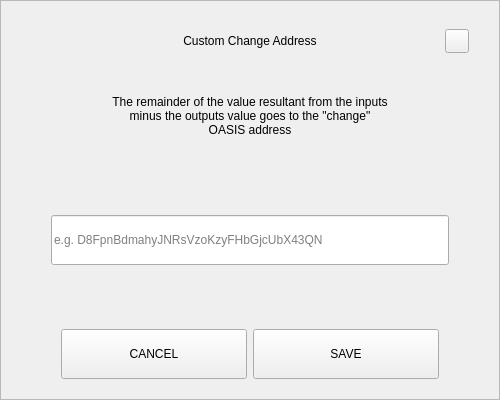
<?xml version="1.0" encoding="UTF-8"?>
<ui version="4.0">
 <class>SendChangeAddressDialog</class>
 <widget class="QDialog" name="SendChangeAddressDialog">
  <property name="geometry">
   <rect>
    <x>0</x>
    <y>0</y>
    <width>500</width>
    <height>400</height>
   </rect>
  </property>
  <property name="windowTitle">
   <string notr="true">N/A</string>
  </property>
  <layout class="QVBoxLayout" name="verticalLayout">
   <property name="spacing">
    <number>0</number>
   </property>
   <property name="leftMargin">
    <number>0</number>
   </property>
   <property name="topMargin">
    <number>0</number>
   </property>
   <property name="rightMargin">
    <number>0</number>
   </property>
   <property name="bottomMargin">
    <number>0</number>
   </property>
   <item>
    <widget class="QFrame" name="frame">
     <property name="styleSheet">
      <string notr="true"/>
     </property>
     <property name="frameShape">
      <enum>QFrame::StyledPanel</enum>
     </property>
     <property name="frameShadow">
      <enum>QFrame::Raised</enum>
     </property>
     <layout class="QVBoxLayout" name="verticalLayout_2" stretch="0,0,0,0,0,0,0">
      <property name="spacing">
       <number>0</number>
      </property>
      <property name="leftMargin">
       <number>30</number>
      </property>
      <property name="topMargin">
       <number>20</number>
      </property>
      <property name="rightMargin">
       <number>30</number>
      </property>
      <property name="bottomMargin">
       <number>20</number>
      </property>
      <item>
       <layout class="QHBoxLayout" name="horizontalLayout_3">
        <property name="spacing">
         <number>0</number>
        </property>
        <item>
         <spacer name="horizontalSpacer_2">
          <property name="orientation">
           <enum>Qt::Horizontal</enum>
          </property>
          <property name="sizeHint" stdset="0">
           <size>
            <width>40</width>
            <height>20</height>
           </size>
          </property>
         </spacer>
        </item>
        <item>
         <widget class="QLabel" name="labelTitle">
          <property name="minimumSize">
           <size>
            <width>0</width>
            <height>40</height>
           </size>
          </property>
          <property name="maximumSize">
           <size>
            <width>16777215</width>
            <height>40</height>
           </size>
          </property>
          <property name="styleSheet">
           <string notr="true">padding-left:24px;</string>
          </property>
          <property name="text">
           <string>Custom Change Address</string>
          </property>
          <property name="alignment">
           <set>Qt::AlignCenter</set>
          </property>
          <property name="margin">
           <number>7</number>
          </property>
         </widget>
        </item>
        <item>
         <spacer name="horizontalSpacer">
          <property name="orientation">
           <enum>Qt::Horizontal</enum>
          </property>
          <property name="sizeHint" stdset="0">
           <size>
            <width>40</width>
            <height>20</height>
           </size>
          </property>
         </spacer>
        </item>
        <item>
         <widget class="QPushButton" name="btnEsc">
          <property name="minimumSize">
           <size>
            <width>24</width>
            <height>24</height>
           </size>
          </property>
          <property name="maximumSize">
           <size>
            <width>24</width>
            <height>24</height>
           </size>
          </property>
          <property name="focusPolicy">
           <enum>Qt::NoFocus</enum>
          </property>
          <property name="text">
           <string/>
          </property>
         </widget>
        </item>
       </layout>
      </item>
      <item>
       <spacer name="verticalSpacer_2">
        <property name="orientation">
         <enum>Qt::Vertical</enum>
        </property>
        <property name="sizeType">
         <enum>QSizePolicy::Fixed</enum>
        </property>
        <property name="sizeHint" stdset="0">
         <size>
          <width>20</width>
          <height>20</height>
         </size>
        </property>
       </spacer>
      </item>
      <item alignment="Qt::AlignHCenter">
       <widget class="QLabel" name="labelMessage">
        <property name="minimumSize">
         <size>
          <width>0</width>
          <height>70</height>
         </size>
        </property>
        <property name="text">
         <string>The remainder of the value resultant from the inputs minus the outputs value goes to the &quot;change&quot; OASIS address</string>
        </property>
        <property name="alignment">
         <set>Qt::AlignCenter</set>
        </property>
        <property name="wordWrap">
         <bool>true</bool>
        </property>
       </widget>
      </item>
      <item>
       <spacer name="verticalSpacer_3">
        <property name="orientation">
         <enum>Qt::Vertical</enum>
        </property>
        <property name="sizeHint" stdset="0">
         <size>
          <width>20</width>
          <height>40</height>
         </size>
        </property>
       </spacer>
      </item>
      <item>
       <layout class="QHBoxLayout" name="horizontalLayout_2">
        <property name="spacing">
         <number>0</number>
        </property>
        <property name="leftMargin">
         <number>20</number>
        </property>
        <property name="rightMargin">
         <number>20</number>
        </property>
        <item>
         <widget class="QLineEdit" name="lineEditAddress">
          <property name="minimumSize">
           <size>
            <width>0</width>
            <height>50</height>
           </size>
          </property>
          <property name="placeholderText">
           <string notr="true">e.g. D8FpnBdmahyJNRsVzoKzyFHbGjcUbX43QN</string>
          </property>
         </widget>
        </item>
       </layout>
      </item>
      <item>
       <spacer name="verticalSpacer">
        <property name="orientation">
         <enum>Qt::Vertical</enum>
        </property>
        <property name="sizeHint" stdset="0">
         <size>
          <width>20</width>
          <height>40</height>
         </size>
        </property>
       </spacer>
      </item>
      <item>
       <layout class="QHBoxLayout" name="horizontalLayout" stretch="2,2">
        <property name="spacing">
         <number>6</number>
        </property>
        <property name="leftMargin">
         <number>30</number>
        </property>
        <property name="rightMargin">
         <number>30</number>
        </property>
        <item>
         <widget class="QPushButton" name="btnCancel">
          <property name="minimumSize">
           <size>
            <width>180</width>
            <height>50</height>
           </size>
          </property>
          <property name="focusPolicy">
           <enum>Qt::NoFocus</enum>
          </property>
          <property name="text">
           <string>CANCEL</string>
          </property>
         </widget>
        </item>
        <item>
         <widget class="QPushButton" name="btnSave">
          <property name="minimumSize">
           <size>
            <width>180</width>
            <height>50</height>
           </size>
          </property>
          <property name="focusPolicy">
           <enum>Qt::NoFocus</enum>
          </property>
          <property name="text">
           <string>SAVE</string>
          </property>
         </widget>
        </item>
       </layout>
      </item>
     </layout>
    </widget>
   </item>
  </layout>
 </widget>
 <resources/>
 <connections/>
</ui>
